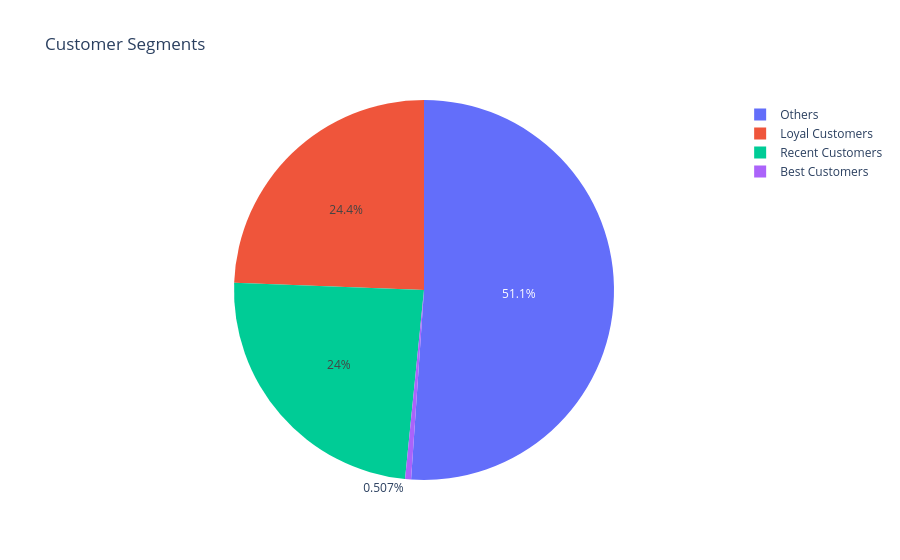

Write notebook code for a chart like this one.
### Code cell
segment_counts = customer_df['Segment'].value_counts().reset_index()
segment_counts.columns = ['Segment', 'Count']

fig = px.pie(
    segment_counts,
    names='Segment',
    values='Count',
    title='Customer Segments'
)

fig.show() # Plot the distribution of customer segments using an interactive pie chart to visualize the proportion of different customer groups based on their purchasing behavior

### Figure 1 — Plotly figure (JSON) as saved in the notebook; plotly's stock layout.template omitted (floating-point values rounded to 4 significant figures)
{"data": [{"domain": {"x": [0, 1], "y": [0, 1]}, "hovertemplate": "Segment=%{label}<br>Count=%{value}<extra></extra>", "labels": ["Others", "Loyal Customers", "Recent Customers", "Best Customers"], "legendgroup": "", "name": "", "showlegend": true, "type": "pie", "values": [2216, 1058, 1042, 22]}], "layout": {"legend": {"tracegroupgap": 0}, "title": {"text": "Customer Segments"}}}
